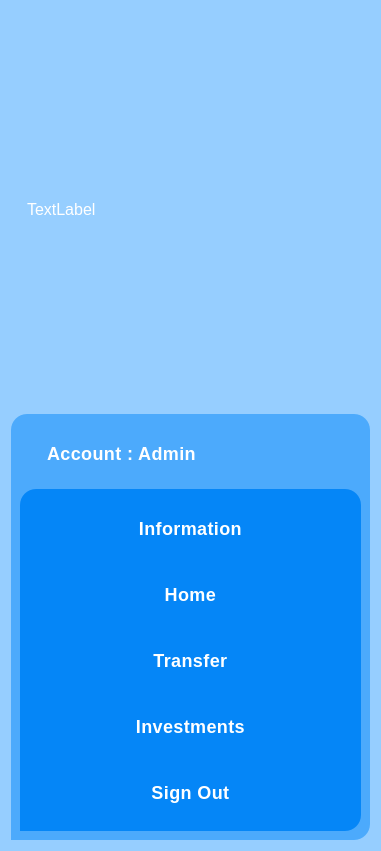
   <widget class="QWidget" name="WidgetVert_3" native="true">
    <property name="geometry">
     <rect>
      <x>0</x>
      <y>0</y>
      <width>381</width>
      <height>851</height>
     </rect>
    </property>
    <property name="styleSheet">
     <string notr="true">QWidget {
    background-color: #96ceff;
    color: #ffffff;
    font-family: &quot;Segoe UI&quot;, &quot;Helvetica Neue&quot;, sans-serif;
    font-size: 16px;
    border: none;
    border-top-left-radius: 0px;
    border-top-right-radius: 16px;
    border-bottom-right-radius: 16px;
    border-bottom-left-radius: 0px;
    padding: 12px;
}</string>
    </property>
    <layout class="QVBoxLayout" name="verticalLayout_3">
     <item>
      <widget class="QLabel" name="Icon">
       <property name="text">
        <string>TextLabel</string>
       </property>
      </widget>
     </item>
     <item>
      <widget class="QWidget" name="WidgetVert_2" native="true">
       <property name="styleSheet">
        <string notr="true">QWidget {
    background-color: #4caafc;
    color: #ffffff;
    font-family: &quot;Segoe UI&quot;, &quot;Helvetica Neue&quot;, sans-serif;
    font-size: 16px;
    border: none;
    border-top-left-radius: 16px;
    border-top-right-radius: 16px;
    border-bottom-right-radius: 16px;
    border-bottom-left-radius: 0px;
    padding: 12px;
}</string>
       </property>
       <layout class="QVBoxLayout" name="verticalLayout_2">
        <item>
         <layout class="QHBoxLayout" name="horizontalLayout">
          <item>
           <widget class="QLabel" name="LabelName">
            <property name="styleSheet">
             <string notr="true">QLabel {
    color: white;
    font-family: &quot;San Francisco&quot;, &quot;Helvetica Neue&quot;, &quot;Segoe UI&quot;, &quot;Arial&quot;, sans-serif;
    font-size: 18px;
    font-weight: 600;
    padding: 10px 22px;
    border: none;
    border-radius: 14px;
    min-height: 40px;
    min-width: 120px;
    letter-spacing: 0.4px;
}</string>
            </property>
            <property name="text">
             <string>Account : Admin</string>
            </property>
           </widget>
          </item>
         </layout>
        </item>
        <item>
         <widget class="QWidget" name="WidgetVert" native="true">
          <property name="styleSheet">
           <string notr="true">QWidget {
    background-color: #0586f7;
    color: #ffffff;
    font-family: &quot;Segoe UI&quot;, &quot;Helvetica Neue&quot;, sans-serif;
    font-size: 16px;
    border-top-left-radius: 16px;
    border-top-right-radius: 16px;
    border-bottom-right-radius: 16px;
    border-bottom-left-radius: 0px;
    padding: 12px;
}</string>
          </property>
          <layout class="QVBoxLayout" name="verticalLayout">
           <item>
            <widget class="QPushButton" name="InfoButton">
             <property name="styleSheet">
              <string notr="true">QPushButton {
    background-color: #0586f7;
    color: white;
    font-family: &quot;San Francisco&quot;, &quot;Helvetica Neue&quot;, &quot;Segoe UI&quot;, &quot;Arial&quot;, sans-serif;
    font-size: 18px;
    font-weight: 600;
    padding: 10px 22px;
    border: none;
    border-radius: 14px;
    min-height: 40px;
    min-width: 120px;
    letter-spacing: 0.4px;
}

QPushButton:hover {
    background-color: #0267bf;
    border: none;
}
QPushButton:pressed {
    background-color: #262f87;
    border: none;
    padding-top: 11px;
    padding-bottom: 9px;
}</string>
             </property>
             <property name="text">
              <string>Information</string>
             </property>
            </widget>
           </item>
           <item>
            <widget class="QPushButton" name="HomeButton">
             <property name="styleSheet">
              <string notr="true">QPushButton {
    background-color: #0586f7;
    color: white;
    font-family: &quot;San Francisco&quot;, &quot;Helvetica Neue&quot;, &quot;Segoe UI&quot;, &quot;Arial&quot;, sans-serif;
    font-size: 18px;
    font-weight: 600;
    padding: 10px 22px;
    border: none;
    border-radius: 14px;
    min-height: 40px;
    min-width: 120px;
    letter-spacing: 0.4px;
}

QPushButton:hover {
    background-color: #0267bf;
    border: none;
}
QPushButton:pressed {
    background-color: #262f87;
    border: none;
    padding-top: 11px;
    padding-bottom: 9px;
}</string>
             </property>
             <property name="text">
              <string>Home</string>
             </property>
            </widget>
           </item>
           <item>
            <widget class="QPushButton" name="TransferButton">
             <property name="styleSheet">
              <string notr="true">QPushButton {
    background-color: #0586f7;
    color: white;
    font-family: &quot;San Francisco&quot;, &quot;Helvetica Neue&quot;, &quot;Segoe UI&quot;, &quot;Arial&quot;, sans-serif;
    font-size: 18px;
    font-weight: 600;
    padding: 10px 22px;
    border: none;
    border-radius: 14px;
    min-height: 40px;
    min-width: 120px;
    letter-spacing: 0.4px;
}

QPushButton:hover {
    background-color: #0267bf;
    border: none;
}
QPushButton:pressed {
    background-color: #262f87;
    border: none;
    padding-top: 11px;
    padding-bottom: 9px;
}</string>
             </property>
             <property name="text">
              <string>Transfer</string>
             </property>
            </widget>
           </item>
           <item>
            <widget class="QPushButton" name="InvestButton">
             <property name="styleSheet">
              <string notr="true">QPushButton {
    background-color: #0586f7;
    color: white;
    font-family: &quot;San Francisco&quot;, &quot;Helvetica Neue&quot;, &quot;Segoe UI&quot;, &quot;Arial&quot;, sans-serif;
    font-size: 18px;
    font-weight: 600;
    padding: 10px 22px;
    border: none;
    border-radius: 14px;
    min-height: 40px;
    min-width: 120px;
    letter-spacing: 0.4px;
}

QPushButton:hover {
    background-color: #0267bf;
    border: none;
}

QPushButton:pressed {
    background-color: #262f87;
    border: none;
    padding-top: 11px;
    padding-bottom: 9px;
}</string>
             </property>
             <property name="text">
              <string>Investments</string>
             </property>
            </widget>
           </item>
           <item>
            <widget class="QPushButton" name="SignoutButton">
             <property name="styleSheet">
              <string notr="true">QPushButton {
    background-color: #0586f7;
    color: white;
    font-family: &quot;San Francisco&quot;, &quot;Helvetica Neue&quot;, &quot;Segoe UI&quot;, &quot;Arial&quot;, sans-serif;
    font-size: 18px;
    font-weight: 600;
    padding: 10px 22px;
    border: none;
    border-radius: 14px;
    min-height: 40px;
    min-width: 120px;
    letter-spacing: 0.4px;
}

QPushButton:hover {
    background-color: #0267bf;
    border: none;
}

QPushButton:pressed {
    background-color: #262f87;
    border: none;
    padding-top: 11px;
    padding-bottom: 9px;
}</string>
             </property>
             <property name="text">
              <string>Sign Out</string>
             </property>
            </widget>
           </item>
          </layout>
         </widget>
        </item>
       </layout>
      </widget>
     </item>
    </layout>
   </widget>
